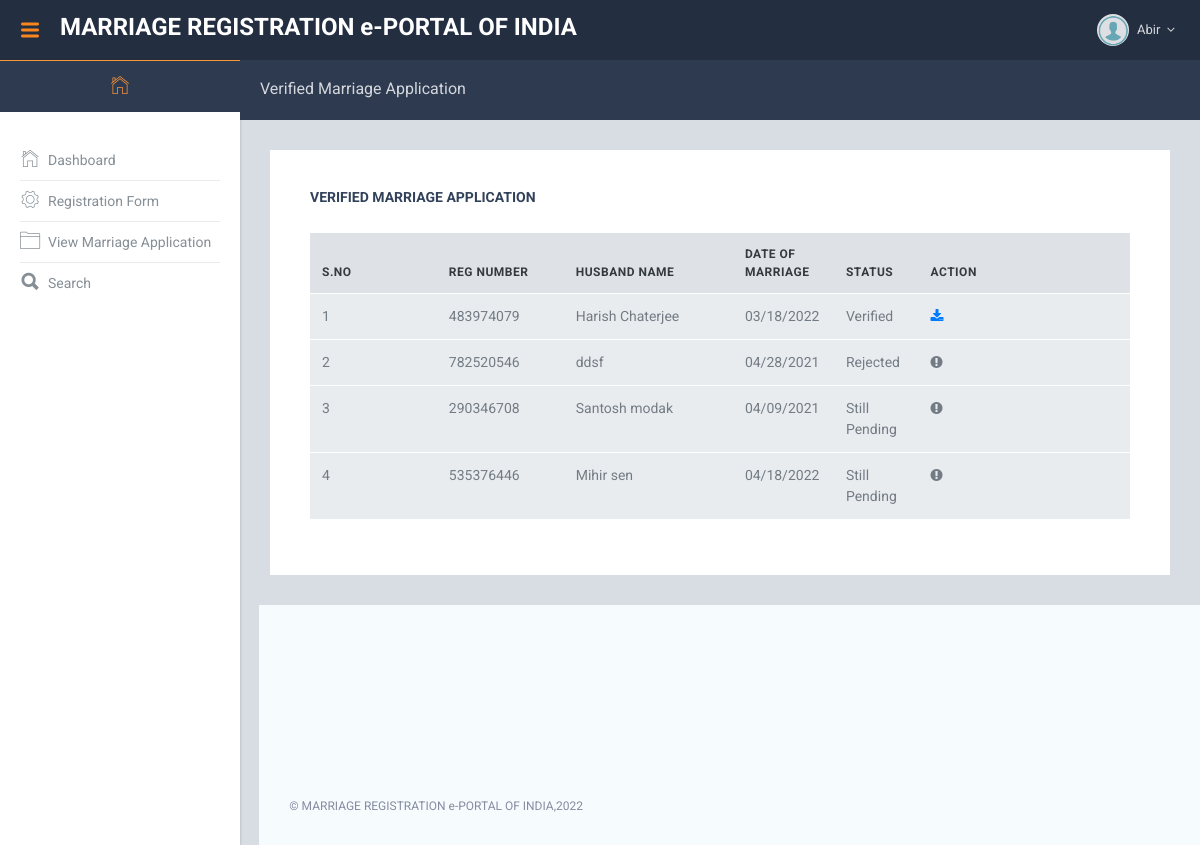
Page /omrs/user/status-marriage-application.php (signed in) on the committed database.
### tables this page shows
CREATE TABLE `tbluser` (
  `ID` int(10) NOT NULL,
  `FirstName` varchar(150) DEFAULT NULL,
  `LastName` varchar(200) DEFAULT NULL,
  `MobileNumber` bigint(10) DEFAULT NULL,
  `Address` mediumtext DEFAULT NULL,
  `Password` varchar(200) DEFAULT NULL,
  `RegDate` timestamp NULL DEFAULT current_timestamp()
);

CREATE TABLE `tblregistration` (
  `ID` int(10) NOT NULL,
  `RegistrationNumber` varchar(100) DEFAULT NULL,
  `UserID` int(10) DEFAULT NULL,
  `DateofMarriage` varchar(200) NOT NULL,
  `HusbandName` varchar(200) DEFAULT NULL,
  `HusImage` varchar(200) NOT NULL,
  `HusbandReligion` varchar(50) DEFAULT NULL,
  `Husbanddob` varchar(200) DEFAULT NULL,
  `HusbandSBM` varchar(50) DEFAULT NULL,
  `HusbandAdd` mediumtext DEFAULT NULL,
  `HusbandZipcode` int(10) DEFAULT NULL,
  `HusbandState` varchar(200) DEFAULT NULL,
  `HusbandAdharno` varchar(200) DEFAULT NULL,
  `WifeName` varchar(200) DEFAULT NULL,
  `WifeImage` varchar(200) NOT NULL,
  `WifeReligion` varchar(200) DEFAULT NULL,
  `Wifedob` varchar(200) DEFAULT NULL,
  `WifeSBM` varchar(50) DEFAULT NULL,
  `WifeAdd` mediumtext DEFAULT NULL,
  `WifeZipcode` int(10) DEFAULT NULL,
  `WifeState` varchar(200) DEFAULT NULL,
  `WifeAdharNo` varchar(200) DEFAULT NULL,
  `WitnessNamefirst` varchar(200) DEFAULT NULL,
  `WitnessAddressFirst` mediumtext DEFAULT NULL,
  `WitnessNamesec` varchar(200) DEFAULT NULL,
  `WitnessAddresssec` mediumtext DEFAULT NULL,
  `WitnessNamethird` varchar(200) DEFAULT NULL,
  `WitnessAddressthird` mediumtext DEFAULT NULL,
  `RegDate` timestamp NOT NULL DEFAULT current_timestamp() ON UPDATE current_timestamp(),
  `Status` varchar(100) DEFAULT NULL,
  `Remark` varchar(120) DEFAULT NULL,
  `UpdationDate` timestamp NULL DEFAULT NULL ON UPDATE current_timestamp()
);

### omrs/user/status-marriage-application.php (the view, shortened to what this page needs)
<?php
include('includes/dbconnection.php');
if (strlen($_SESSION['omrsuid']==0)) {
  header('location:logout.php');
  } else{
  ?>
<!DOCTYPE html>
<html lang="en">
  <head>
    <link href="lib/font-awesome/css/font-awesome.css" rel="stylesheet">
    <link href="lib/Ionicons/css/ionicons.css" rel="stylesheet">
    <link href="lib/perfect-scrollbar/css/perfect-scrollbar.css" rel="stylesheet">
    <link href="lib/jquery-toggles/toggles-full.css" rel="stylesheet">
    <link href="lib/highlightjs/github.css" rel="stylesheet">
    <link href="lib/datatables/jquery.dataTables.css" rel="stylesheet">
    <link href="lib/select2/css/select2.min.css" rel="stylesheet">
    <link rel="stylesheet" href="css/amanda.css">
  </head>
  <body>
<?php include_once('includes/header.php');?>
<?php include_once('includes/sidebar.php');?>
    <div class="am-pagetitle">
      <h5 class="am-title">Verified Marriage Application</h5>
    </div>
    <div class="am-mainpanel">
      <div class="am-pagebody">
        <div class="card pd-20 pd-sm-40">
          <h6 class="card-body-title">Verified Marriage Application</h6>
          <div class="table-wrapper" style="padding-top: 20px">
            <table id="datatable1" class="table display responsive nowrap">
              <thead>
                <tr>
                  <th class="wd-15p">S.No</th>
                  <th class="wd-15p">Reg Number</th>
                  <th class="wd-20p">Husband Name</th>
                  <th class="wd-10p">Date of Marriage</th>
                  <th class="wd-10p">Status</th>
                  <th class="wd-25p">Action</th>
                </tr>
              </thead>
              <tbody>
                <?php
                 $uid=$_SESSION['omrsuid'];
$sql="SELECT * from tblregistration where UserID='$uid'";
$query = $dbh -> prepare($sql);
$query->execute();
$results=$query->fetchAll(PDO::FETCH_OBJ);
$cnt=1;
if($query->rowCount() > 0)
{
foreach($results as $row)
{               ?>
                <tr>
                  <td><?php echo htmlentities($cnt);?></td>
                  <td><?php  echo htmlentities($row->RegistrationNumber);?></td>
                  <td><?php  echo htmlentities($row->HusbandName);?></td>
                  <td><?php  echo htmlentities($row->DateofMarriage);?></td>
                <?php if($row->Status==""){ ?>
                     <td><?php echo "Still Pending"; ?></td>
<?php } else { ?>                  <td><?php  echo htmlentities($row->Status);?>
                  </td>
                  <?php } ?>
                   <?php if($row->Status=="Verified"){ ?>
                  <td><a href="view-marriage-application-detail.php?viewid=<?php echo htmlentities ($row->ID);?>"><i class="fa fa-download" aria-hidden="true"></i></a></td>
                  <?php } else { ?>
                    <td><i class="fa fa-exclamation-circle"></i></td> <?php } ?>
                </tr>
              <?php $cnt=$cnt+1;}} ?>
              </tbody>
            </table>
          </div>
        </div>
      </div>
     <?php include_once('includes/footer.php');?>
    </div>
  </body>
</html>
<?php }  ?>

### omrs/user/includes/header.php (shortened to what this page needs)
 <div class="am-header">
      <div class="am-header-left">
        <a id="naviconLeft" href="" class="am-navicon d-none d-lg-flex"><i class="icon ion-navicon-round"></i></a>
        <a href="dashboard.php" class="am-logo">MARRIAGE REGISTRATION e-PORTAL OF INDIA</a>
      </div>
      <div class="am-header-right">
        <div class="dropdown dropdown-profile">
          <a href="user-profile.php" class="nav-link nav-link-profile" data-toggle="dropdown">
            <img src="img/images.png" class="wd-32 rounded-circle" alt="">
            <?php
$uid=$_SESSION['omrsuid'];
$sql="SELECT FirstName,MobileNumber from  tbluser where ID=:uid";
$query = $dbh -> prepare($sql);
$query->bindParam(':uid',$uid,PDO::PARAM_STR);
$query->execute();
$results=$query->fetchAll(PDO::FETCH_OBJ);
$cnt=1;
if($query->rowCount() > 0)
{
foreach($results as $row)
{               ?>
            <span class="logged-name"><span class="hidden-xs-down"><?php  echo $row->FirstName;?></span> <i class="fa fa-angle-down mg-l-3"></i></span><?php $cnt=$cnt+1;}} ?>
          </a>
        </div>
      </div>
    </div>

### rows in the picture
tbluser: FirstName "Abir"
tblregistration: RegistrationNumber "483974079", HusbandName "Harish Chaterjee", DateofMarriage "03/18/2022", Status "Verified"
tblregistration: RegistrationNumber "782520546", HusbandName "ddsf", DateofMarriage "04/28/2021", Status "Rejected"
tblregistration: RegistrationNumber "290346708", HusbandName "Santosh modak", DateofMarriage "04/09/2021", shows "Still Pending"
tblregistration: RegistrationNumber "535376446", HusbandName "Mihir sen", DateofMarriage "04/18/2022", shows "Still Pending"
